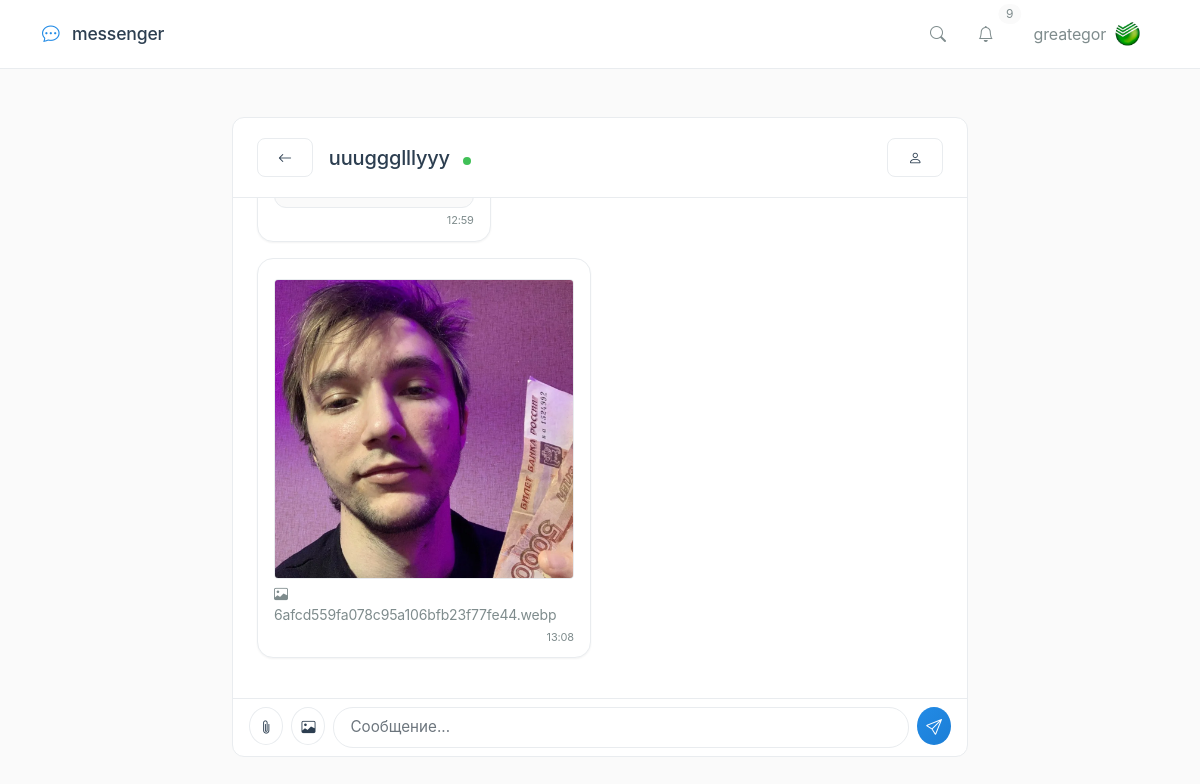
The page /chat/room/3/ (signed in) on the database its author committed.
### accounts/models.py (models this page shows, shortened)
class User(AbstractUser):
    groups = models.ManyToManyField(
        'auth.Group',
        verbose_name='groups',
        blank=True,
        related_name='custom_user_set',
        related_query_name='custom_user',
    )
    user_permissions = models.ManyToManyField(
        'auth.Permission',
        verbose_name='user permissions',
        blank=True,
        related_name='custom_user_set',
        related_query_name='custom_user',
    )
    avatar = models.ImageField(upload_to='avatars/', null=True, blank=True, verbose_name='Аватар')
    bio = models.TextField(max_length=500, blank=True, verbose_name='О себе')
    is_online = models.BooleanField(default=False, verbose_name='Онлайн')
    last_seen = models.DateTimeField(null=True, blank=True, verbose_name='Последний визит')
    in_call = models.BooleanField(default=False, verbose_name='В звонке')
    current_call_chat_id = models.IntegerField(null=True, blank=True, verbose_name='ID чата звонка')
    email_notifications = models.BooleanField(default=True, verbose_name='Email уведомления')
    sound_notifications = models.BooleanField(default=True, verbose_name='Звуковые уведомления')
    created_at = models.DateTimeField(auto_now_add=True, verbose_name='Дата регистрации')
    updated_at = models.DateTimeField(auto_now=True, verbose_name='Дата обновления')
    class Meta:
        verbose_name = 'Пользователь'
        verbose_name_plural = 'Пользователи'

### chat/models.py (models this page shows, shortened)
class Message(models.Model):
    chat = models.ForeignKey(
        Chat,
        related_name='messages',
        on_delete=models.CASCADE,
        verbose_name='Чат'
    )
    sender = models.ForeignKey(
        settings.AUTH_USER_MODEL,
        related_name='messages',
        on_delete=models.CASCADE,
        verbose_name='Отправитель'
    )
    content = models.TextField(verbose_name='Текст', blank=True)
    attachment = models.FileField(
        upload_to='attachments/%Y/%m/',
        null=True,
        blank=True,
        verbose_name='Файл'
    )
    attachment_name = models.CharField(
        max_length=255,
        blank=True,
        verbose_name='Имя файла'
    )
    attachment_size = models.IntegerField(
        null=True,
        blank=True,
        verbose_name='Размер файла (байт)'
    )
    attachment_type = models.CharField(
        max_length=100,
        blank=True,
        verbose_name='MIME тип'
    )
    image_width = models.IntegerField(
        null=True,
        blank=True,
        verbose_name='Ширина изображения'
    )
    image_height = models.IntegerField(
        null=True,
        blank=True,
        verbose_name='Высота изображения'
    )
    video_thumbnail = models.ImageField(
        upload_to='thumbnails/%Y/%m/',
        null=True,
        blank=True,
        verbose_name='Превью видео'
    )
    video_duration = models.FloatField(
        null=True,
        blank=True,
        verbose_name='Длительность видео (сек)'
    )
    is_voice = models.BooleanField(
        default=False,
        verbose_name='Голосовое сообщение'
    )
    voice_duration = models.IntegerField(
        null=True,
        blank=True,
        verbose_name='Длительность голоса (сек)'
    )
    is_read = models.BooleanField(default=False, verbose_name='Прочитано')
    is_edited = models.BooleanField(default=False, verbose_name='Изменено')
    created_at = models.DateTimeField(auto_now_add=True, verbose_name='Отправлено')
    updated_at = models.DateTimeField(auto_now=True, verbose_name='Изменено')
    class Meta:
        verbose_name = 'Сообщение'
        verbose_name_plural = 'Сообщения'
        ordering = ['created_at']
    def get_file_icon(self):
        if not self.attachment:
            return 'bi-file-earmark'
        ext = os.path.splitext(self.attachment_name)[1].lower() if self.attachment_name else ''
        icons = {
            '.jpg': 'bi-file-image', '.jpeg': 'bi-file-image', '.png': 'bi-file-image',
            '.gif': 'bi-file-image', '.webp': 'bi-file-image', '.svg': 'bi-file-image',
            '.bmp': 'bi-file-image', '.ico': 'bi-file-image',
            '.mp4': 'bi-file-play', '.webm': 'bi-file-play', '.mov': 'bi-file-play',
            '.avi': 'bi-file-play', '.mkv': 'bi-file-play', '.flv': 'bi-file-play',
            '.wmv': 'bi-file-play', '.m4v': 'bi-file-play',
            '.mp3': 'bi-file-music', '.wav': 'bi-file-music', '.ogg': 'bi-file-music',
            '.flac': 'bi-file-music', '.aac': 'bi-file-music', '.m4a': 'bi-file-music',
            '.pdf': 'bi-file-pdf',
            '.doc': 'bi-file-word', '.docx': 'bi-file-word',
            '.xls': 'bi-file-excel', '.xlsx': 'bi-file-excel',
            '.ppt': 'bi-file-ppt', '.pptx': 'bi-file-ppt',
            '.txt': 'bi-file-text', '.rtf': 'bi-file-text',
            '.odt': 'bi-file-text', '.ods': 'bi-file-spreadsheet',
            '.zip': 'bi-file-zip', '.rar': 'bi-file-zip', '.7z': 'bi-file-zip',
            '.tar': 'bi-file-zip', '.gz': 'bi-file-zip',
            '.py': 'bi-file-code', '.js': 'bi-file-code', '.html': 'bi-file-code',
            '.css': 'bi-file-code', '.json': 'bi-file-code', '.xml': 'bi-file-code',
            '.php': 'bi-file-code', '.java': 'bi-file-code', '.cpp': 'bi-file-code',
            '.c': 'bi-file-code', '.h': 'bi-file-code', '.sql': 'bi-file-code',
        }
        return icons.get(ext, 'bi-file-earmark')
    def is_image(self):
        return bool(self.attachment and self.attachment_type and self.attachment_type.startswith('image/'))
    def is_video(self):
        return bool(self.attachment and self.attachment_type and self.attachment_type.startswith('video/'))
    def format_size(self):
        if not self.attachment_size:
            return ''
        size = self.attachment_size
        for unit in ['Б', 'КБ', 'МБ', 'ГБ']:
            if size < 1024:
                return f"{size:.1f} {unit}"
            size /= 1024
        return f"{size:.1f} ТБ"

### chat/views.py (the view)
# urls.py: path('room/<int:chat_id>/', views.chat_room, name='chat_room'),
@login_required
def chat_room(request, chat_id):
    chat = get_object_or_404(Chat, id=chat_id)
    if request.user not in chat.participants.all():
        messages.error(request, 'У вас нет доступа к этому чату.')
        return redirect('chat:home')
    messages_list = Message.objects.filter(chat=chat).select_related('sender')
    messages_list.filter(~Q(sender=request.user), is_read=False).update(is_read=True)
    other_participant = None
    if chat.chat_type == 'private':
        other_participant = chat.participants.exclude(id=request.user.id).first()
    context = {
        'chat': chat,
        'messages': messages_list,
        'other_participant': other_participant,
    }
    return render(request, 'chat/chat_room.html', context)

### templates/chat/chat_room.html (shortened to what this page needs)
{% extends 'base.html' %}
{% block content %}
<div class="row">
    <div class="col-lg-8 mx-auto">
        <div class="card">
            <div class="card-header d-flex justify-content-between align-items-center">
                <div class="d-flex align-items-center">
                    <a href="{% url 'chat:home' %}" class="btn btn-light btn-sm me-3">
                        <i class="bi bi-arrow-left"></i>
                    </a>
                    <div>
                        <h5 class="mb-0">
                            {% if chat.chat_type == 'private' %}
                                {% for p in chat.participants.all %}
                                    {% if p != user %}
                                        {{ p.get_full_name|default:p.username }}
                                        {% if p.is_online %}
                                            <span class="online-indicator ms-2"></span>
                                        {% else %}
                                            <span class="offline-indicator ms-2"></span>
                                        {% endif %}
                                    {% endif %}
                                {% endfor %}
                            {% else %}
                                {{ chat.name }}
                                <span class="badge ms-2">группа</span>
                            {% endif %}
                        </h5>
                    </div>
                </div>
                <div>
                    {% if chat.chat_type == 'private' %}
                        {% for p in chat.participants.all %}
                            {% if p != user %}
                                <a href="{% url 'accounts:profile' p.username %}" class="btn btn-sm btn-light">
                                    <i class="bi bi-person"></i>
                                </a>
                            {% endif %}
                        {% endfor %}
                    {% endif %}
                </div>
            </div>
            <div class="card-body p-0">
                <div id="chat-messages" style="height: 500px; overflow-y: auto; padding: 1.5rem;">
                    {% for message in messages %}
                        <div class="message d-flex {% if message.sender == user %}justify-content-end{% endif %}"
                             data-message-id="{{ message.id }}">
                            <div class="message-bubble {% if message.sender == user %}own{% endif %}">
                                {% if message.attachment %}
                                    <div class="mt-2">
                                        {% if message.is_image %}
                                            <div class="image-attachment">
                                                <img src="{{ message.attachment.url }}"
                                                     alt="{{ message.attachment_name }}"
                                                     class="img-fluid rounded preview-image"
                                                     style="max-width: 300px; max-height: 300px; cursor: pointer; border-radius: 12px;"
                                                     onclick="openImageModal('{{ message.attachment.url }}')">
                                                <div class="mt-1 small {% if message.sender == user %}text-white-50{% else %}text-muted{% endif %}">
                                                    <i class="bi bi-image me-1"></i>{{ message.attachment_name }}
                                                </div>
                                            </div>
                                        {% else %}
                                            <div class="file-attachment">
                                                <a href="{{ message.attachment.url }}" target="_blank"
                                                   class="d-flex align-items-center p-2 text-decoration-none {% if message.sender == user %}text-white{% else %}text-dark{% endif %}"
                                                   style="background: {% if message.sender == user %}rgba(255,255,255,0.1){% else %}var(--bg-secondary){% endif %}; border-radius: 12px; border: 1px solid {% if message.sender == user %}rgba(255,255,255,0.2){% else %}var(--border-color){% endif %};">
                                                    <i class="bi {{ message.get_file_icon }} me-3" style="font-size: 32px; color: {% if message.sender == user %}white{% else %}var(--accent-color){% endif %};"></i>
                                                    <div style="min-width: 0;">
                                                    </div>
                                                </a>
                                            </div>
                                        {% endif %}
                                    </div>
                                {% endif %}
                                <div class="d-flex justify-content-end mt-1">
                                    <small class="{% if message.sender == user %}text-white-50{% else %}text-muted{% endif %}" style="font-size: 11px;">
                                        {{ message.created_at|date:"H:i" }}
                                    </small>
                                </div>
                            </div>
                        </div>
                    {% empty %}
                        <div class="text-center py-5 text-muted">
                            <i class="bi bi-chat" style="font-size: 32px;"></i>
                            <p class="mt-2">Нет сообщений</p>
                        </div>
                    {% endfor %}
                </div>
            </div>
            <div class="card-footer bg-transparent">
                <div class="d-flex gap-2">
                    <label for="file-input" class="btn btn-light btn-sm rounded-circle p-2" style="width: 38px; height: 38px; cursor: pointer;" title="Прикрепить файл">
                        <i class="bi bi-paperclip"></i>
                    </label>
                    <label for="image-input" class="btn btn-light btn-sm rounded-circle p-2" style="width: 38px; height: 38px; cursor: pointer;" title="Отправить изображение">
                        <i class="bi bi-image"></i>
                    </label>
                    <input type="text" id="message-input" class="form-control" placeholder="Сообщение..." autocomplete="off">
                    <button id="send-btn" class="btn btn-primary rounded-circle p-2" style="width: 38px; height: 38px;">
                        <i class="bi bi-send"></i>
                    </button>
                </div>
            </div>
        </div>
    </div>
</div>
{% endblock %}

### templates/base.html (shortened to what this page needs)
<!DOCTYPE html>
<html lang="ru">
<head>
    <link href="https://cdn.jsdelivr.net/npm/bootstrap@5.1.3/dist/css/bootstrap.min.css" rel="stylesheet">
    <link rel="stylesheet" href="https://cdn.jsdelivr.net/npm/bootstrap-icons@1.11.1/font/bootstrap-icons.css">
</head>
<body>
    <nav class="navbar">
        <div class="container">
            <a class="navbar-brand" href="{% url 'chat:home' %}">
                <i class="bi bi-chat-dots"></i> messenger
            </a>
            <div class="d-flex align-items-center">
                {% if user.is_authenticated %}
                    <a class="nav-link" href="{% url 'accounts:search_users' %}" title="Поиск">
                        <i class="bi bi-search"></i>
                    </a>
                    <div class="dropdown">
                        <a class="nav-link position-relative" href="#" id="notificationsDropdown"
                           role="button" data-bs-toggle="dropdown" aria-expanded="false">
                            <i class="bi bi-bell"></i>
                            <span class="position-absolute top-0 start-100 translate-middle badge rounded-pill"
                                  id="notification-count" style="display: none; background-color: #fa5252; color: white; border: none;">
                            </span>
                        </a>
                    </div>
                    <div class="dropdown ms-2">
                        <a class="nav-link d-flex align-items-center" href="#" role="button" data-bs-toggle="dropdown">
                            <span class="me-2">{{ user.username }}</span>
                            {% if user.avatar %}
                                <img src="{{ user.avatar.url }}" alt="" class="rounded-circle" style="width: 28px; height: 28px; object-fit: cover;">
                            {% else %}
                                <div class="avatar-placeholder" style="width: 28px; height: 28px; font-size: 12px;">
                                    {{ user.username|first|upper }}
                                </div>
                            {% endif %}
                        </a>
                    </div>
                {% else %}
                    <a class="nav-link" href="{% url 'accounts:login' %}">Вход</a>
                    <a class="nav-link" href="{% url 'accounts:register' %}">Регистрация</a>
                {% endif %}
            </div>
        </div>
    </nav>
    <div class="container mt-4 mt-md-5">
        {% block content %}{% endblock %}
    </div>
</body>
</html>

### rows shown on the page
User: username "greategor", avatar (picture)
User: get_full_name "uuuggglllyyy", is_online True (drawn)
Message: created_at "12:59"
Message: attachment (picture), attachment_name "6afcd559fa078c95a106bfb23f77fe44.webp", created_at "13:08"
